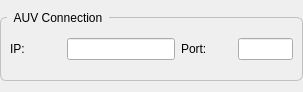
<?xml version="1.0" encoding="UTF-8"?>
<ui version="4.0">
 <class>AUVConnectionWidget</class>
 <widget class="QWidget" name="AUVConnectionWidget">
  <property name="geometry">
   <rect>
    <x>0</x>
    <y>0</y>
    <width>303</width>
    <height>88</height>
   </rect>
  </property>
  <property name="minimumSize">
   <size>
    <width>0</width>
    <height>0</height>
   </size>
  </property>
  <property name="windowTitle">
   <string>AUV Connection</string>
  </property>
  <layout class="QVBoxLayout" name="verticalLayout">
   <property name="leftMargin">
    <number>0</number>
   </property>
   <property name="rightMargin">
    <number>0</number>
   </property>
   <item>
    <widget class="QGroupBox" name="auv_groupBox">
     <property name="minimumSize">
      <size>
       <width>285</width>
       <height>70</height>
      </size>
     </property>
     <property name="font">
      <font>
       <weight>50</weight>
       <bold>false</bold>
      </font>
     </property>
     <property name="styleSheet">
      <string notr="true">QGroupBox {
    border: 1px solid silver;
    border-radius: 6px;
    margin-top: 6px;
}

QGroupBox::title {
    subcontrol-origin: margin;
    left: 7px;
    padding: 0px 5px 0px 5px;
}</string>
     </property>
     <property name="title">
      <string>AUV Connection</string>
     </property>
     <property name="flat">
      <bool>false</bool>
     </property>
     <layout class="QHBoxLayout" name="horizontalLayout">
      <property name="topMargin">
       <number>9</number>
      </property>
      <item>
       <widget class="QLabel" name="ip_auv_label">
        <property name="text">
         <string>IP:</string>
        </property>
       </widget>
      </item>
      <item>
       <widget class="QLineEdit" name="ip_auv_text">
        <property name="enabled">
         <bool>true</bool>
        </property>
        <property name="sizePolicy">
         <sizepolicy hsizetype="Preferred" vsizetype="Fixed">
          <horstretch>0</horstretch>
          <verstretch>0</verstretch>
         </sizepolicy>
        </property>
       </widget>
      </item>
      <item>
       <widget class="QLabel" name="port_auv_label">
        <property name="text">
         <string>Port:</string>
        </property>
       </widget>
      </item>
      <item>
       <widget class="QLineEdit" name="port_auv_text">
        <property name="enabled">
         <bool>true</bool>
        </property>
        <property name="sizePolicy">
         <sizepolicy hsizetype="Expanding" vsizetype="Fixed">
          <horstretch>0</horstretch>
          <verstretch>0</verstretch>
         </sizepolicy>
        </property>
        <property name="maximumSize">
         <size>
          <width>55</width>
          <height>16777215</height>
         </size>
        </property>
       </widget>
      </item>
     </layout>
    </widget>
   </item>
  </layout>
 </widget>
 <resources/>
 <connections/>
</ui>
